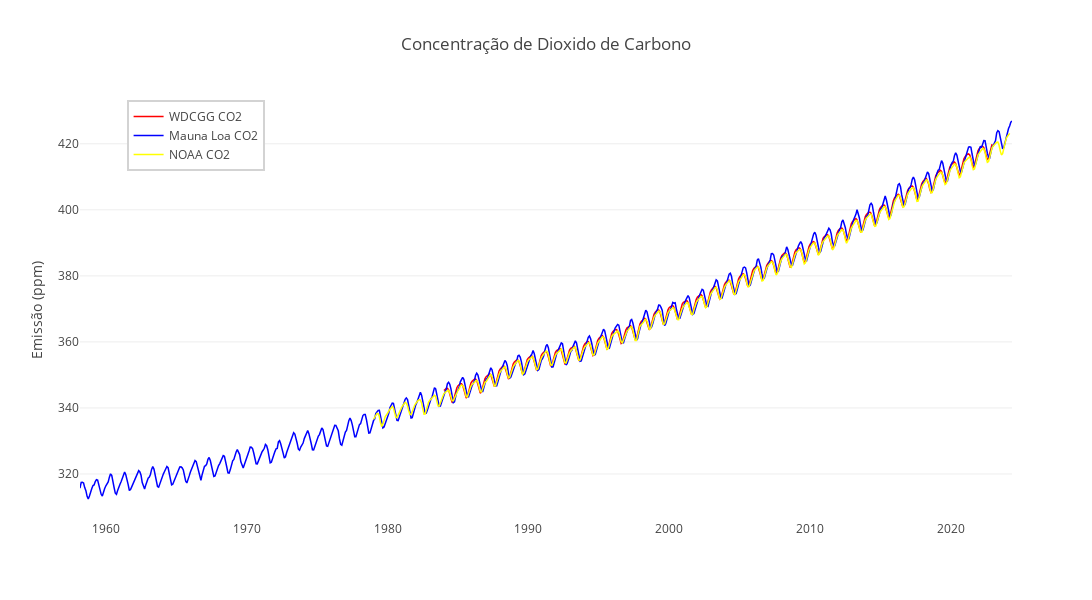

Write notebook code for a chart like this one.
### Code cell
# Concentração de Dioxido de carbono ( Partes pot milhão )
fig = go.Figure()

color_dict = {
    'WDCGG CO2': 'red', 
    'Mauna Loa CO2': 'blue', 
    'NOAA CO2': 'yellow', 
}

for column in gas_global.columns[2:5]:
    color = color_dict.get(column, 'purple')
    fig.add_trace(go.Scatter(
        x=gas_global['Date'],
        y=gas_global[column],
        mode='lines',
        name=column,
        line=dict(color=color, width=1.5),
        hovertemplate=
        '<b>Data</b>: %{x}<br>'+
        '<b>Dataset</b>: '+column+'<br>'+
        '<b>Emissão (ppm)</b>: %{y:.2f}'+
        '<extra></extra>'
    ))

fig.update_layout(
    title_text='Concentração de Dioxido de Carbono',
    xaxis=dict(gridcolor='white'),  
    yaxis=dict(title='Emissão (ppm)'),
    template='none',
    width=1200,
    height=600,
    legend=dict(x=0.05, y=1, bordercolor='Lightgray', borderwidth=2)  
)

fig.show()

### Figure 1 — Plotly figure (JSON) as saved in the notebook; plotly's stock layout.template omitted (floating-point values rounded to 4 significant figures; data arrays with more than 128 entries replaced by an {"elided": "..."} marker saying what was removed)
{"data": [{"hovertemplate": "<b>Data</b>: %{x}<br><b>Dataset</b>: WDCGG CO2<br><b>Emissão (ppm)</b>: %{y:.2f}<extra></extra>", "line": {"color": "red", "width": 1.5}, "mode": "lines", "name": "WDCGG CO2", "type": "scatter", "x": {"elided": "2742 str values"}, "y": {"elided": "2742 float values"}}, {"hovertemplate": "<b>Data</b>: %{x}<br><b>Dataset</b>: Mauna Loa CO2<br><b>Emissão (ppm)</b>: %{y:.2f}<extra></extra>", "line": {"color": "blue", "width": 1.5}, "mode": "lines", "name": "Mauna Loa CO2", "type": "scatter", "x": {"elided": "2742 str values"}, "y": {"elided": "2742 float values"}}, {"hovertemplate": "<b>Data</b>: %{x}<br><b>Dataset</b>: NOAA CO2<br><b>Emissão (ppm)</b>: %{y:.2f}<extra></extra>", "line": {"color": "yellow", "width": 1.5}, "mode": "lines", "name": "NOAA CO2", "type": "scatter", "x": {"elided": "2742 str values"}, "y": {"elided": "2742 float values"}}], "layout": {"height": 600, "legend": {"bordercolor": "Lightgray", "borderwidth": 2, "x": 0.05, "y": 1}, "title": {"text": "Concentração de Dioxido de Carbono"}, "width": 1200, "xaxis": {"autorange": true, "gridcolor": "white", "range": ["1958-03-01", "2024-05-01"], "type": "date"}, "yaxis": {"autorange": true, "range": [306.1, 433.3], "title": {"text": "Emissão (ppm)"}, "type": "linear"}}}
